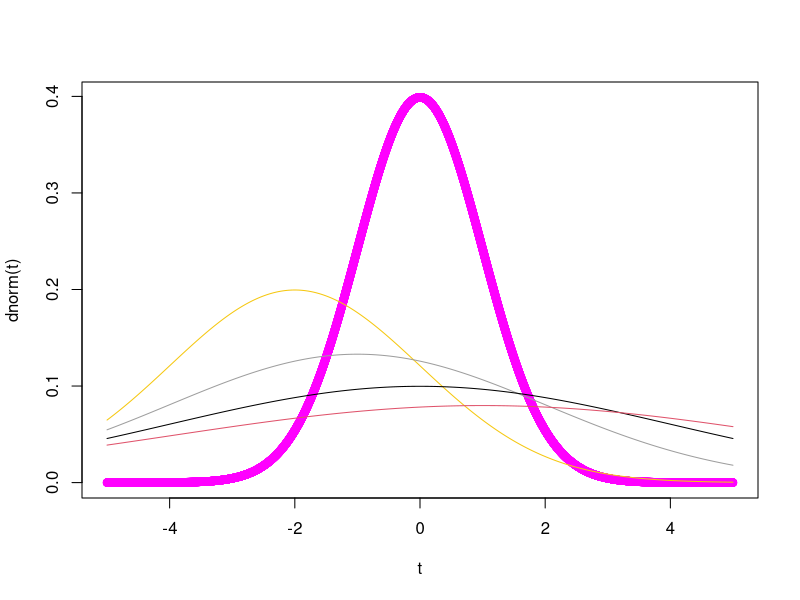
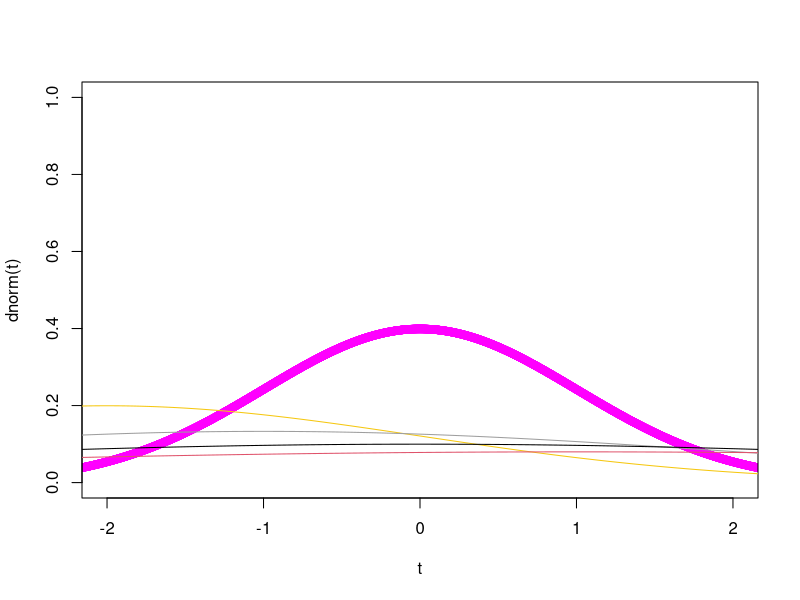

Write R code to recreate these figures, in order.
# Despre distributia normala

# daca o functie incepe cu dxx urmata de 3-4 linitere e o densitate/functie de masa
# daca o functie incepe cu pxx e functia de repartitie/probabilitate
# daca e rxx genereaza valori aleatoare 
# qxx futia quantila

# 10 elemente
rnorm(10)

# 10 elemente cu media 5
rnorm(10, 5)

# seq(st, dr, eps)
# secventa de la [st, st+eps, st+2 * eps .. dr]
# t primeste secventa
t <- seq(-5, +5, 1e-3)

# plot(x, y)
# x, y vectori
# optional col (colour) - col="green" sau col=1
plot(t, dnorm(t), col="magenta")


# lines e similar cu plot dar scrie peste ultimul plot, nu creeaza unul nou
for (i in 2:5) 
	lines(t, dnorm(t, i - 4, i), col=i+5)

# valorile pentru axa ox/oy sunt calculate pentru prima functie plot
# se poate folosii ylim si xlim pentru a seta asta
# ylim=c(0,1) -> c functie de concatenare
plot(t, dnorm(t), col="magenta", ylim=c(0, 1), xlim=c(-2, 2))
for (i in 2:5) 
	lines(t, dnorm(t, i - 4, i), col=i+5)